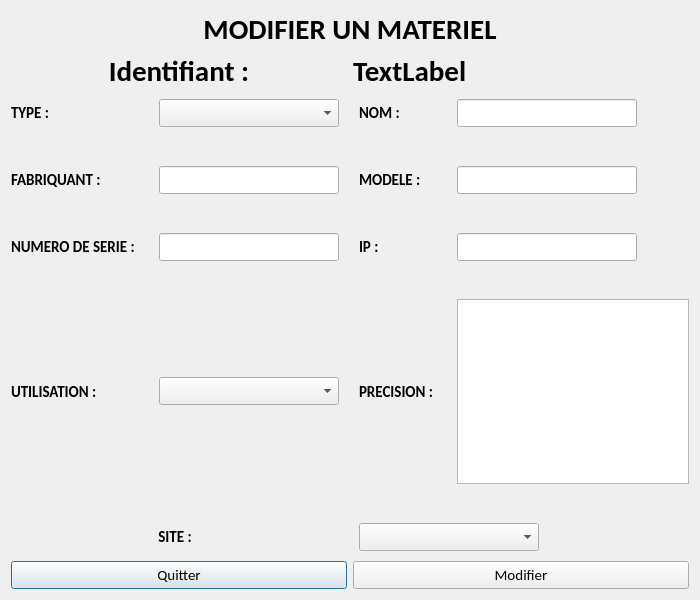
<?xml version="1.0" encoding="UTF-8"?>
<ui version="4.0">
 <class>ModificationDevice</class>
 <widget class="QDialog" name="ModificationDevice">
  <property name="geometry">
   <rect>
    <x>0</x>
    <y>0</y>
    <width>700</width>
    <height>600</height>
   </rect>
  </property>
  <property name="minimumSize">
   <size>
    <width>700</width>
    <height>600</height>
   </size>
  </property>
  <property name="font">
   <font>
    <family>Calibri</family>
    <pointsize>11</pointsize>
   </font>
  </property>
  <property name="windowTitle">
   <string>Modifier un materiel</string>
  </property>
  <layout class="QVBoxLayout" name="verticalLayout">
   <item>
    <widget class="QLabel" name="labelAjoutDevice">
     <property name="font">
      <font>
       <pointsize>22</pointsize>
       <weight>75</weight>
       <bold>true</bold>
      </font>
     </property>
     <property name="text">
      <string>MODIFIER UN MATERIEL</string>
     </property>
     <property name="alignment">
      <set>Qt::AlignCenter</set>
     </property>
    </widget>
   </item>
   <item>
    <layout class="QHBoxLayout" name="horizontalLayout">
     <item>
      <widget class="QLabel" name="labelId">
       <property name="font">
        <font>
         <pointsize>22</pointsize>
         <weight>75</weight>
         <bold>true</bold>
        </font>
       </property>
       <property name="text">
        <string>Identifiant :</string>
       </property>
       <property name="alignment">
        <set>Qt::AlignCenter</set>
       </property>
      </widget>
     </item>
     <item>
      <widget class="QLabel" name="idMod">
       <property name="font">
        <font>
         <pointsize>22</pointsize>
         <weight>75</weight>
         <bold>true</bold>
        </font>
       </property>
       <property name="text">
        <string>TextLabel</string>
       </property>
      </widget>
     </item>
    </layout>
   </item>
   <item>
    <spacer name="verticalSpacer_4">
     <property name="orientation">
      <enum>Qt::Vertical</enum>
     </property>
     <property name="sizeHint" stdset="0">
      <size>
       <width>20</width>
       <height>40</height>
      </size>
     </property>
    </spacer>
   </item>
   <item>
    <layout class="QGridLayout" name="gridLayout">
     <property name="horizontalSpacing">
      <number>20</number>
     </property>
     <item row="6" column="3">
      <widget class="QTextEdit" name="precisionMod"/>
     </item>
     <item row="6" column="0">
      <widget class="QLabel" name="utilisatationlabel">
       <property name="font">
        <font>
         <weight>75</weight>
         <bold>true</bold>
        </font>
       </property>
       <property name="text">
        <string>UTILISATION :</string>
       </property>
      </widget>
     </item>
     <item row="4" column="3">
      <widget class="QLineEdit" name="IPMod">
       <property name="maximumSize">
        <size>
         <width>180</width>
         <height>16777215</height>
        </size>
       </property>
      </widget>
     </item>
     <item row="0" column="1">
      <widget class="QComboBox" name="typeMod">
       <property name="minimumSize">
        <size>
         <width>180</width>
         <height>0</height>
        </size>
       </property>
       <property name="maximumSize">
        <size>
         <width>180</width>
         <height>16777215</height>
        </size>
       </property>
      </widget>
     </item>
     <item row="2" column="1">
      <widget class="QLineEdit" name="fabriquantMod">
       <property name="maximumSize">
        <size>
         <width>180</width>
         <height>16777215</height>
        </size>
       </property>
      </widget>
     </item>
     <item row="8" column="2" colspan="2">
      <widget class="QComboBox" name="siteMod">
       <property name="minimumSize">
        <size>
         <width>180</width>
         <height>0</height>
        </size>
       </property>
       <property name="maximumSize">
        <size>
         <width>180</width>
         <height>16777215</height>
        </size>
       </property>
      </widget>
     </item>
     <item row="8" column="0" colspan="2">
      <widget class="QLabel" name="labelsite">
       <property name="font">
        <font>
         <weight>75</weight>
         <bold>true</bold>
        </font>
       </property>
       <property name="layoutDirection">
        <enum>Qt::LeftToRight</enum>
       </property>
       <property name="text">
        <string>SITE :</string>
       </property>
       <property name="alignment">
        <set>Qt::AlignCenter</set>
       </property>
      </widget>
     </item>
     <item row="0" column="3">
      <widget class="QLineEdit" name="nomMod">
       <property name="maximumSize">
        <size>
         <width>180</width>
         <height>16777215</height>
        </size>
       </property>
      </widget>
     </item>
     <item row="4" column="0">
      <widget class="QLabel" name="labelSN">
       <property name="font">
        <font>
         <weight>75</weight>
         <bold>true</bold>
        </font>
       </property>
       <property name="frameShape">
        <enum>QFrame::NoFrame</enum>
       </property>
       <property name="text">
        <string>NUMERO DE SERIE : </string>
       </property>
      </widget>
     </item>
     <item row="4" column="1">
      <widget class="QLineEdit" name="SNMod">
       <property name="maximumSize">
        <size>
         <width>180</width>
         <height>16777215</height>
        </size>
       </property>
      </widget>
     </item>
     <item row="2" column="3">
      <widget class="QLineEdit" name="modeleMod">
       <property name="maximumSize">
        <size>
         <width>180</width>
         <height>16777215</height>
        </size>
       </property>
      </widget>
     </item>
     <item row="0" column="0">
      <widget class="QLabel" name="labelType">
       <property name="font">
        <font>
         <weight>75</weight>
         <bold>true</bold>
        </font>
       </property>
       <property name="text">
        <string>TYPE : </string>
       </property>
      </widget>
     </item>
     <item row="6" column="1">
      <widget class="QComboBox" name="utilisationMod">
       <property name="minimumSize">
        <size>
         <width>180</width>
         <height>0</height>
        </size>
       </property>
       <property name="maximumSize">
        <size>
         <width>180</width>
         <height>16777215</height>
        </size>
       </property>
      </widget>
     </item>
     <item row="0" column="2">
      <widget class="QLabel" name="labelNom">
       <property name="minimumSize">
        <size>
         <width>20</width>
         <height>0</height>
        </size>
       </property>
       <property name="font">
        <font>
         <weight>75</weight>
         <bold>true</bold>
        </font>
       </property>
       <property name="text">
        <string>NOM :</string>
       </property>
      </widget>
     </item>
     <item row="2" column="0">
      <widget class="QLabel" name="labelFabriquant">
       <property name="font">
        <font>
         <weight>75</weight>
         <bold>true</bold>
        </font>
       </property>
       <property name="text">
        <string>FABRIQUANT : </string>
       </property>
      </widget>
     </item>
     <item row="3" column="1">
      <spacer name="verticalSpacer_2">
       <property name="orientation">
        <enum>Qt::Vertical</enum>
       </property>
       <property name="sizeHint" stdset="0">
        <size>
         <width>20</width>
         <height>40</height>
        </size>
       </property>
      </spacer>
     </item>
     <item row="4" column="2">
      <widget class="QLabel" name="labelMarque_3">
       <property name="font">
        <font>
         <weight>75</weight>
         <bold>true</bold>
        </font>
       </property>
       <property name="text">
        <string>IP :</string>
       </property>
      </widget>
     </item>
     <item row="1" column="1">
      <spacer name="verticalSpacer">
       <property name="orientation">
        <enum>Qt::Vertical</enum>
       </property>
       <property name="sizeHint" stdset="0">
        <size>
         <width>20</width>
         <height>40</height>
        </size>
       </property>
      </spacer>
     </item>
     <item row="5" column="1">
      <spacer name="verticalSpacer_3">
       <property name="orientation">
        <enum>Qt::Vertical</enum>
       </property>
       <property name="sizeHint" stdset="0">
        <size>
         <width>20</width>
         <height>40</height>
        </size>
       </property>
      </spacer>
     </item>
     <item row="2" column="2">
      <widget class="QLabel" name="labelMarque">
       <property name="font">
        <font>
         <weight>75</weight>
         <bold>true</bold>
        </font>
       </property>
       <property name="text">
        <string>MODELE :</string>
       </property>
      </widget>
     </item>
     <item row="6" column="2">
      <widget class="QLabel" name="precisionlabel">
       <property name="font">
        <font>
         <weight>75</weight>
         <bold>true</bold>
        </font>
       </property>
       <property name="text">
        <string>PRECISION : </string>
       </property>
      </widget>
     </item>
     <item row="7" column="1">
      <spacer name="verticalSpacer_6">
       <property name="orientation">
        <enum>Qt::Vertical</enum>
       </property>
       <property name="sizeHint" stdset="0">
        <size>
         <width>20</width>
         <height>40</height>
        </size>
       </property>
      </spacer>
     </item>
    </layout>
   </item>
   <item>
    <spacer name="verticalSpacer_5">
     <property name="orientation">
      <enum>Qt::Vertical</enum>
     </property>
     <property name="sizeHint" stdset="0">
      <size>
       <width>20</width>
       <height>40</height>
      </size>
     </property>
    </spacer>
   </item>
   <item>
    <layout class="QHBoxLayout" name="horizontalLayout_5">
     <item>
      <widget class="QPushButton" name="quitter">
       <property name="text">
        <string>Quitter</string>
       </property>
      </widget>
     </item>
     <item>
      <widget class="QPushButton" name="modifier">
       <property name="minimumSize">
        <size>
         <width>0</width>
         <height>0</height>
        </size>
       </property>
       <property name="text">
        <string>Modifier</string>
       </property>
      </widget>
     </item>
    </layout>
   </item>
  </layout>
 </widget>
 <resources/>
 <connections/>
</ui>
